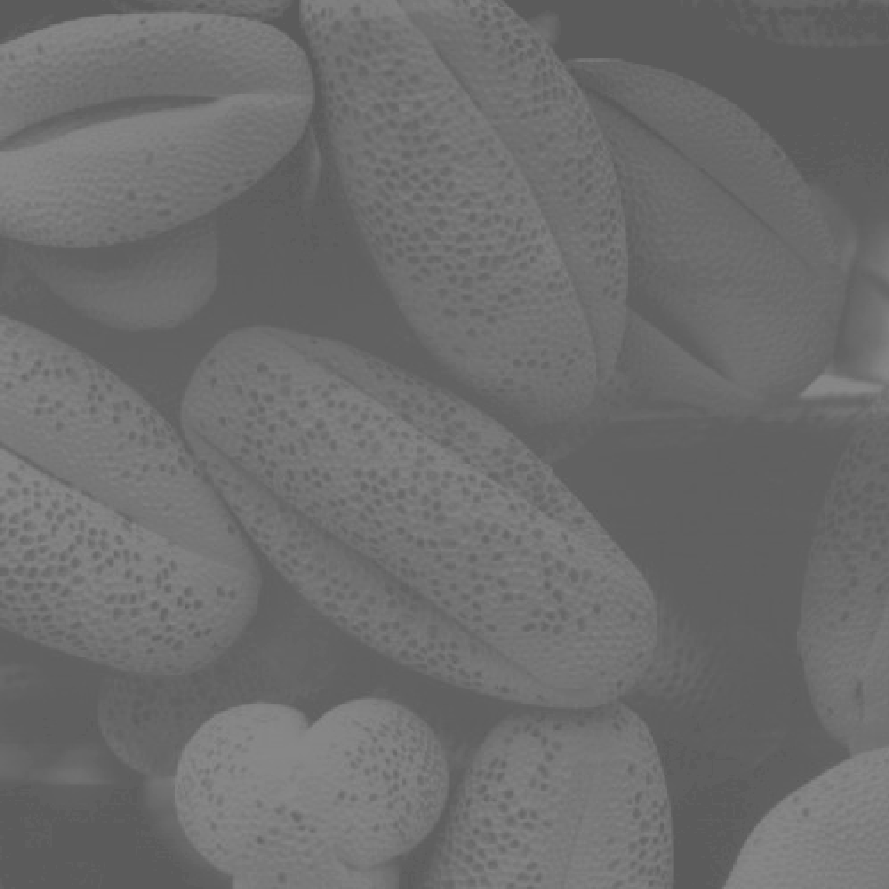
#> input picture ExerciseSet2/Data/Fig0310(b)(washed_out_pollen_image).tif, 889 x 889 px
$ python my_Exercise_4.py
#> lines starting #> are read from the running program, lines starting #| are printed output that depends on the picture
from PIL import Image
import matplotlib.pyplot as plt
import numpy as np


path = './Data/Fig0310(b)(washed_out_pollen_image).tif'
im = np.array(Image.open(path))
#> im is the input picture: shape (889, 889); min 91, max 138, mean 109.1

##### Task (a)

def T(r,r0,e):
	return (r/r0)**e / (1 + (r/r0)**e)


x = np.linspace(0,1,100)
y1 = T(x,0.5,2)
y2 = T(x,0.5,4)
y3 = T(x,0.5,6)
y4 = T(x,0.5,8)


fig, ax = plt.subplots(nrows=3, ncols=2, figsize=(6,8))

ax[0,0].plot(x,y1)
ax[0,0].plot(x,y2)
ax[0,0].plot(x,y3)
ax[0,0].plot(x,y4)
ax[0,0].legend(["E=2","E=4","E=6","E=8"])
ax[0,0].set_xlabel("r")
ax[0,0].set_ylabel("s")


##### Task (b)


def T_im(r,r0,e):
	## Convert the image to floats in range [0,1]
#> called with r0 = 0.5, e = 2
	_r = r.astype(float)/255

	## Compute the transformation
	# g = (_r/r0)**e / (1 + (_r/r0)**e)
	g = T(_r,r0,e)

	## Convert the transformed image back to the range [0,255] into the uint8 data type
	g = (g*255).astype(np.uint8)
	return g


plot01 = ax[0,1].imshow(im, cmap="gray")
plot10 = ax[1,0].imshow(T_im(im,0.5,2), cmap="gray")
plot11 = ax[1,1].imshow(T_im(im,0.5,4), cmap="gray")
#> in T (call 6), `return (r/r0)**e / (1 + (r/r0)**e)`:
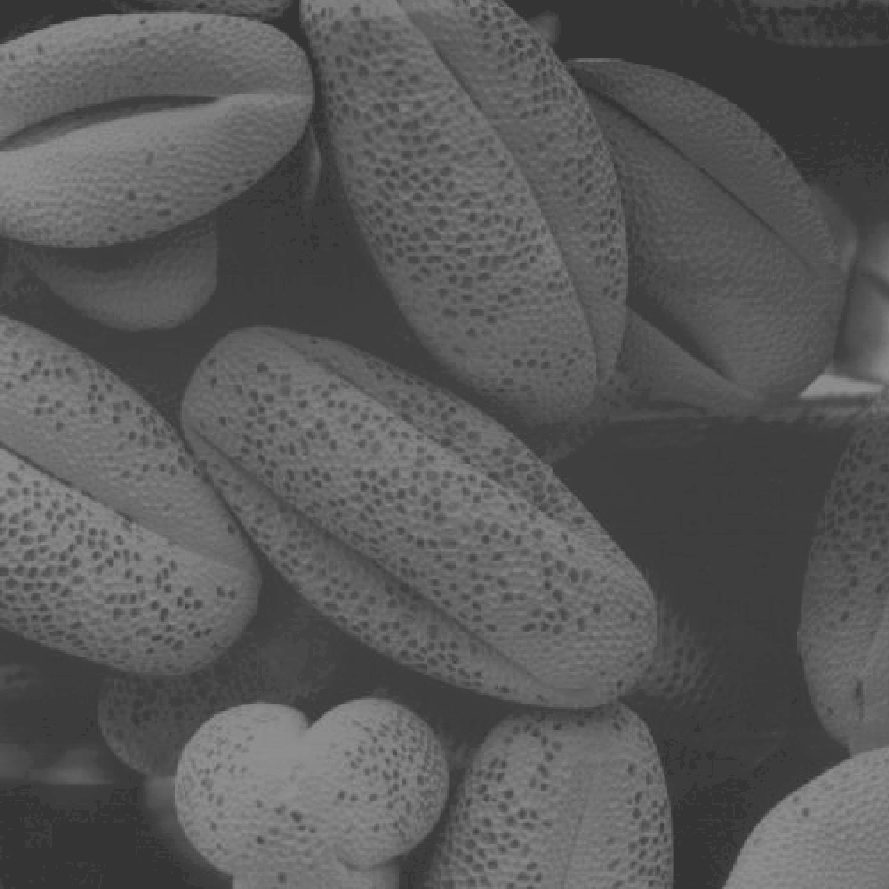
#> returned value: shape (889, 889) float64; min 0.206, max 0.578, mean 0.35
plot20 = ax[2,0].imshow(T_im(im,0.5,6), cmap="gray")
#> in T (call 7), `return (r/r0)**e / (1 + (r/r0)**e)`:
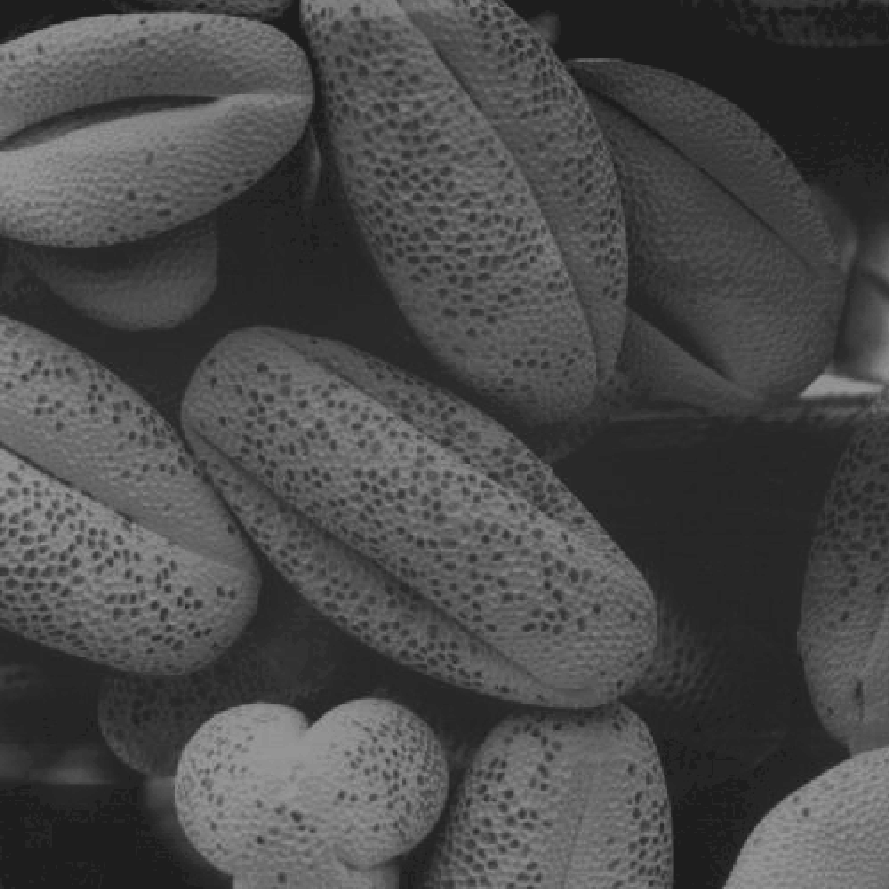
#> returned value: shape (889, 889) float64; min 0.117, max 0.617, mean 0.291
plot21 = ax[2,1].imshow(T_im(im,0.5,8), cmap="gray")

plt.colorbar(plot01, ax=ax[0,1])
plt.colorbar(plot10, ax=ax[1,0])
plt.colorbar(plot11, ax=ax[1,1])
plt.colorbar(plot20, ax=ax[2,0])
plt.colorbar(plot21, ax=ax[2,1])

ax[0,0].set_title("Transform Plots")
ax[0,1].set_title("Original")
ax[1,0].set_title("E = 2")
ax[1,1].set_title("E = 4")
ax[2,0].set_title("E = 6")
ax[2,1].set_title("E = 8")


for a in ax.ravel():
	a.set_axis_off()
ax[0,0].set_axis_on()

plt.tight_layout()
plt.show()
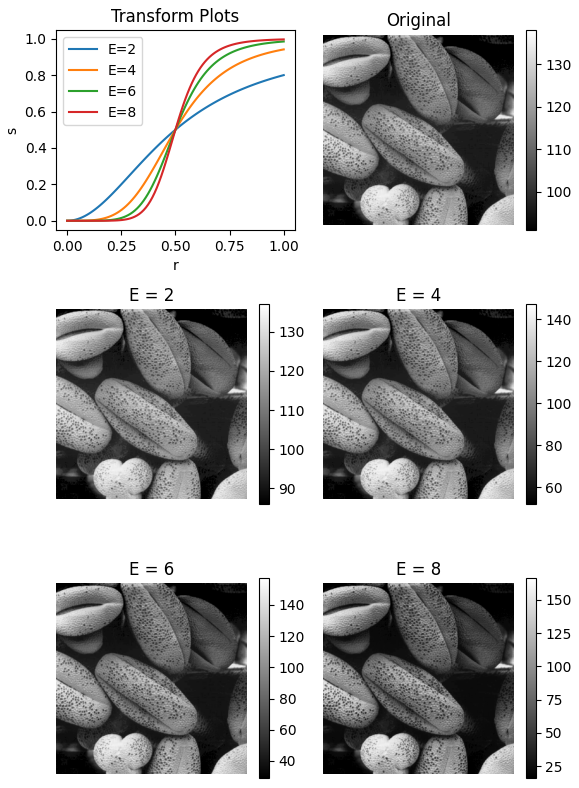
#> figure drawn by matplotlib, 11 panels; panel 1: curve peaks at x = 1, y = 0.8; panel 1: curve peaks at x = 1, y = 0.941; panel 1: curve peaks at x = 1, y = 0.985
